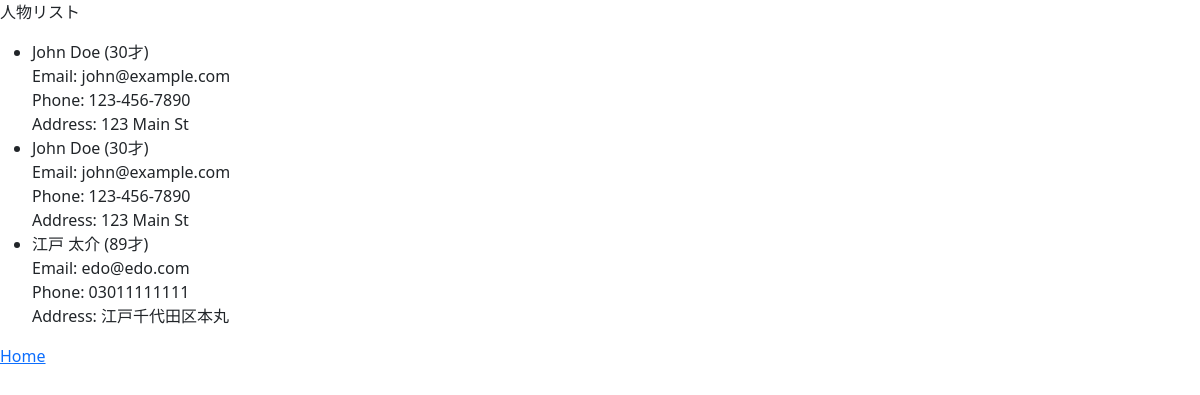
Screenshot of /myapp/person_list/ (signed in) with the database file from the repository.
### myapp/models.py (models this page shows, shortened)
class Person(models.Model):
    class Meta:
        db_table = 'person'
    name = models.CharField(verbose_name='名前', max_length=255)
    age = models.IntegerField(verbose_name='年齢')
    email = models.EmailField(verbose_name='メール', default='')
    phone = models.CharField(verbose_name='電話', max_length=20, default='')
    address = models.CharField(verbose_name='住所', max_length=255, default='')

### myapp/views.py (the view)
# urls.py: path('person_list/', login_required(views.PersonListView.as_view()), name='person_list'),
class PersonListView(ListView):
    model = Person

### myapp/templates/myapp/person_list.html (shortened to what this page needs)
{% extends "base.html" %}
{% block content %}
    <p>人物リスト</p>
    <ul>
    {% for person in object_list %}
        <li>
            {{ person.name }} ({{ person.age }}才)
            <br>Email: {{ person.email }}
            <br>Phone: {{ person.phone }}
            <br>Address: {{ person.address }}
        </li>
    {% endfor %}
    </ul>
    <P><a href={% url 'myapp-list' %}>Home</a></P>
{% endblock %}

### static_local/css/header.css (style rules this page uses)
body { font-family: Arial, sans-serif; margin-left: 50px; padding: 0; }

### static_local/css/footer.css (style rules this page uses)
html { position: relative; min-height: 100%; padding-bottom: 200px; box-sizing: border-box; }

### rows the page displays
Person: name "John Doe", age "30", email "john@example.com", phone "123-456-7890", address "123 Main St"
Person: name "John Doe", age "30", email "john@example.com", phone "123-456-7890", address "123 Main St"
Person: name "江戸 太介", age "89", email "edo@edo.com", phone "03011111111", address "江戸千代田区本丸"
